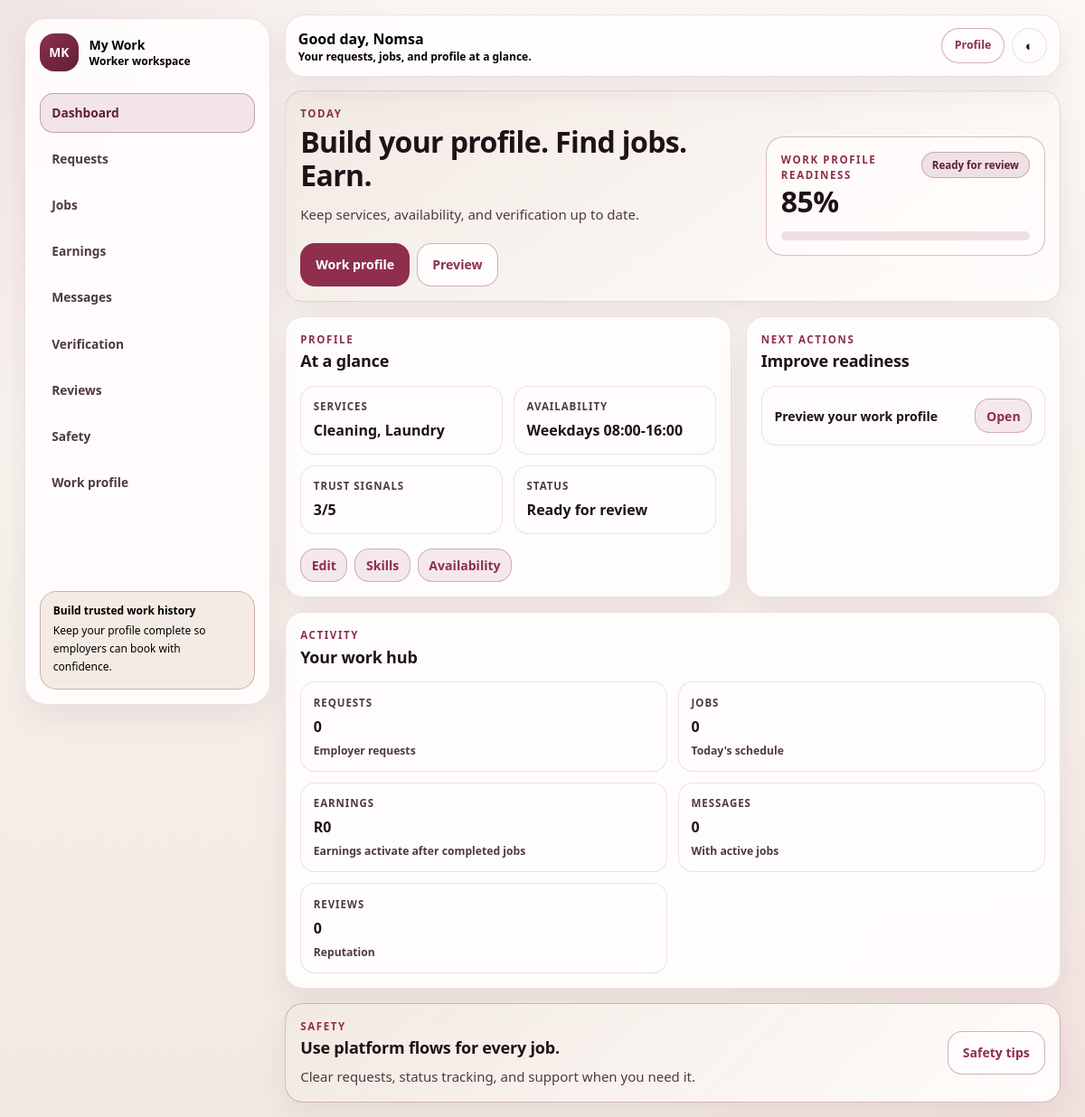
The page /worker/ (signed in) on the database its author committed.
### accounts/models.py (models this page shows, shortened)
class User(AbstractUser):
    class Role(models.TextChoices):
        EMPLOYER = "EMPLOYER", _("Employer")
        HELPER = "HELPER", _("Helper")
        OPERATIONS = "OPERATIONS", _("Operations")
        ADMIN = "ADMIN", _("Admin")
    email = models.EmailField(_("email address"), unique=True)
    role = models.CharField(max_length=20, choices=Role.choices, blank=True)
    phone_number = models.CharField(max_length=20, unique=True, null=True, blank=True)
    is_phone_verified = models.BooleanField(default=False)
    is_onboarding_complete = models.BooleanField(default=False)
    accepted_terms = models.BooleanField(default=False)
    accepted_terms_at = models.DateTimeField(null=True, blank=True)
    groups = models.ManyToManyField(
        Group,
        verbose_name=_("groups"),
        blank=True,
        help_text=_("The groups this user belongs to. A user will get all permissions granted to each of their groups."),
        related_name="mongikazi_user_set",
        related_query_name="mongikazi_user",
    )
    user_permissions = models.ManyToManyField(
        Permission,
        verbose_name=_("user permissions"),
        blank=True,
        help_text=_("Specific permissions for this user."),
        related_name="mongikazi_user_set",
        related_query_name="mongikazi_user",
    )
    class Meta:
        indexes = [
            models.Index(fields=["role"]),
            models.Index(fields=["phone_number"]),
            models.Index(fields=["is_onboarding_complete"]),
        ]
    @property
    def is_helper(self):
        return self.role == self.Role.HELPER

### helpers/models.py (models this page shows, shortened)
class HelperProfile(models.Model):
    class TrustStatus(models.TextChoices):
        NEW = "NEW", "New"
        PROFILE_STARTED = "PROFILE_STARTED", "Profile started"
        READY_FOR_REVIEW = "READY_FOR_REVIEW", "Ready for review"
        VERIFIED = "VERIFIED", "Verified"
        SUSPENDED = "SUSPENDED", "Suspended"
    user = models.OneToOneField(settings.AUTH_USER_MODEL, on_delete=models.CASCADE, related_name="helper_profile")
    display_name = models.CharField(max_length=120, blank=True)
    profile_photo = models.FileField(upload_to="helpers/profile_photos/", blank=True, null=True)
    location = models.CharField(max_length=255, blank=True)
    location_locality = models.ForeignKey(
        "locations.Locality",
        on_delete=models.SET_NULL,
        null=True,
        blank=True,
        related_name="helper_profiles",
    )
    preferred_work_area = models.CharField(max_length=255, blank=True)
    preferred_work_area_locality = models.ForeignKey(
        "locations.Locality",
        on_delete=models.SET_NULL,
        null=True,
        blank=True,
        related_name="helper_work_area_profiles",
    )
    bio = models.TextField(blank=True)
    years_experience = models.PositiveSmallIntegerField(default=0)
    availability_summary = models.CharField(max_length=255, blank=True)
    is_active = models.BooleanField(default=True)
    is_profile_complete = models.BooleanField(default=False)
    is_verified = models.BooleanField(default=False)
    trust_status = models.CharField(max_length=24, choices=TrustStatus.choices, default=TrustStatus.NEW)
    profile_completion_percent = models.PositiveSmallIntegerField(default=0)
    average_rating = models.DecimalField(max_digits=3, decimal_places=2, default=0)
    completed_jobs = models.PositiveIntegerField(default=0)
    created_at = models.DateTimeField(auto_now_add=True)
    updated_at = models.DateTimeField(auto_now=True)
    class Meta:
        indexes = [
            models.Index(fields=["is_active", "is_profile_complete"]),
            models.Index(fields=["trust_status"]),
            models.Index(fields=["location"]),
        ]

### worker_portal/views.py (the view)
# urls.py: path("", views.dashboard, name="dashboard"),
@login_required
@require_http_methods(["GET"])
def dashboard(request):
    guard = _portal_access_guard(request)
    if guard:
        return guard
    context = {**_base_context("dashboard"), **build_worker_dashboard_context(request.user)}
    return render(request, "worker_portal/dashboard.html", context)

### helpers/selectors/helper_selectors.py (called while the page is built)
def get_helper_profile_for_user(user):
    return HelperProfile.objects.filter(user=user).first()

def get_helper_skills(helper_profile):
    return HelperSkill.objects.filter(helper=helper_profile).select_related("category")

def get_helper_availability(helper_profile):
    return HelperAvailability.objects.filter(helper=helper_profile)

def get_helper_trust_signals(helper_profile):
    return HelperTrustSignal.objects.filter(helper=helper_profile)

### worker_portal/selectors/portal_selectors.py (called while the page is built)
def get_worker_portal_profile(user):
    return get_helper_profile_for_user(user)

def get_worker_portal_skills(helper_profile):
    return get_helper_skills(helper_profile)

def get_worker_portal_availability(helper_profile):
    return get_helper_availability(helper_profile)

def get_worker_portal_trust_signals(helper_profile):
    return get_helper_trust_signals(helper_profile)

### worker_portal/services/dashboard_service.py (called while the page is built)
def _skills_summary(skills):
    names = [skill.category.name for skill in skills if getattr(skill, "category", None)]
    return names[:4]

def _availability_summary(helper_profile, availability_rows):
    if helper_profile and helper_profile.availability_summary:
        return helper_profile.availability_summary
    if availability_rows:
        first = availability_rows[0]
        return f"{first.get_day_of_week_display()} {first.start_time.strftime('%H:%M')}-{first.end_time.strftime('%H:%M')}"
    return "Availability not set"

### worker_portal/views.py (called while the page is built)
def _portal_access_guard(request):
    if not request.user.is_authenticated:
        return redirect("accounts:login")
    if not getattr(request.user, "is_helper", False):
        return redirect("onboarding:start")
    if not request.user.is_onboarding_complete:
        return redirect("onboarding:start")
    return None

def _base_context(nav_active):
    return {
        "nav_active": nav_active,
        "work_profile_url": "/helpers/profile/",
    }

### worker_portal/templates/worker_portal/dashboard.html (shortened to what this page needs)
{% extends 'base/base_worker_portal.html' %}
{% block page_title %}Good day, {{ greeting_name }}{% endblock %}
{% block page_lead %}Your requests, jobs, and profile at a glance.{% endblock %}
{% block content %}
<section class="mk-page-grid">
  <article class="mk-card mk-hero mk-portal-hero lg:col-span-12">
    <div class="grid gap-6 lg:grid-cols-[minmax(0,1.35fr)_minmax(300px,0.85fr)] lg:items-center">
      <div>
        <p class="mk-eyebrow">Today</p>
        <h1 class="mk-page-title">Build your profile. Find jobs. Earn.</h1>
        <p class="mk-body-copy mt-3 max-w-lg">Keep services, availability, and verification up to date.</p>
        <div class="mt-5 flex flex-col gap-2 sm:flex-row">
          <a href="{{ work_profile_url|default:'/helpers/profile/' }}" class="mk-btn-primary">Work profile</a>
          <a href="/helpers/profile/preview/" class="mk-btn-secondary">Preview</a>
        </div>
      </div>
      <div class="mk-readiness-card">
        <div class="flex items-start justify-between gap-3">
          <div>
            <p class="mk-eyebrow">Work profile readiness</p>
            <p class="mk-stat-hero">{{ profile_completion_percent }}%</p>
          </div>
          <span class="mk-chip">{{ trust_status_display }}</span>
        </div>
        <div class="mt-4 mk-progress-track"><span class="mk-progress-bar" style="width: {{ profile_completion_percent }}%"></span></div>
      </div>
    </div>
  </article>
  <article class="mk-card lg:col-span-7">
    <header class="mk-card-heading">
      <p class="mk-eyebrow">Profile</p>
      <h2 class="mk-card-heading__title">At a glance</h2>
    </header>
    <div class="mt-4 grid gap-3 sm:grid-cols-2">
      <div class="mk-stat"><span>Services</span><strong>{% if services %}{{ services|join:', ' }}{% else %}Pending{% endif %}</strong></div>
      <div class="mk-stat"><span>Availability</span><strong>{{ availability_summary }}</strong></div>
      <div class="mk-stat"><span>Trust signals</span><strong>{{ ready_signal_count }}/{{ trust_signal_count }}</strong></div>
      <div class="mk-stat"><span>Status</span><strong>{{ trust_status_display }}</strong></div>
    </div>
    <div class="mt-4 flex flex-wrap gap-2">
      <a href="/helpers/profile/edit/" class="mk-mini-link">Edit</a>
      <a href="/helpers/profile/skills/" class="mk-mini-link">Skills</a>
      <a href="/helpers/profile/availability/" class="mk-mini-link">Availability</a>
    </div>
  </article>
  <article class="mk-card lg:col-span-5">
    <header class="mk-card-heading">
      <p class="mk-eyebrow">Next actions</p>
      <h2 class="mk-card-heading__title">Improve readiness</h2>
    </header>
    <ul class="mt-4 grid gap-2">
      {% for item in next_actions %}
        <li class="mk-list-item"><span>{{ item.title }}</span><a href="{{ item.url }}" class="mk-mini-link">Open</a></li>
      {% empty %}
        <li class="mk-empty-line">Profile looks good.</li>
      {% endfor %}
    </ul>
  </article>
  <article class="mk-card lg:col-span-12">
    <header class="mk-card-heading">
      <p class="mk-eyebrow">Activity</p>
      <h2 class="mk-card-heading__title">Your work hub</h2>
    </header>
    <div class="mt-4 grid gap-3 sm:grid-cols-2 xl:grid-cols-5">
      <a href="{% url 'worker_portal:requests' %}" class="mk-stat-link"><span>Requests</span><strong>{{ placeholder_counts.requests }}</strong><small>Employer requests</small></a>
      <a href="{% url 'worker_portal:jobs' %}" class="mk-stat-link"><span>Jobs</span><strong>{{ placeholder_counts.jobs }}</strong><small>Today's schedule</small></a>
      <a href="{% url 'worker_portal:earnings' %}" class="mk-stat-link"><span>Earnings</span><strong>{{ earnings_summary.weekly_total }}</strong><small>{{ earnings_summary.status }}</small></a>
      <a href="{% url 'worker_portal:messages' %}" class="mk-stat-link"><span>Messages</span><strong>{{ placeholder_counts.messages }}</strong><small>With active jobs</small></a>
      <a href="{% url 'worker_portal:reviews' %}" class="mk-stat-link"><span>Reviews</span><strong>{{ placeholder_counts.reviews }}</strong><small>Reputation</small></a>
    </div>
  </article>
  <article class="mk-card mk-safety-strip lg:col-span-12">
    <div>
      <p class="mk-eyebrow">Safety</p>
      <h2 class="mk-card-heading__title">Use platform flows for every job.</h2>
      <p class="mk-body-copy mt-2 max-w-xl">Clear requests, status tracking, and support when you need it.</p>
    </div>
    <a href="{% url 'worker_portal:safety' %}" class="mk-btn-secondary">Safety tips</a>
  </article>
</section>
{% endblock %}

### website/static/website/css/mk-tokens.css (style rules this page uses)
:root { --mk-maroon-soft: #F1ADC3; --mk-maroon-primary: #8F2F4D; --mk-maroon-deep: #5F1F34; --beige-50: #FBF8F4; --beige-100: #F2E9E2; --mk-surface: #FFFDFC; --mk-surface-soft: #FFFFFF; --mk-text: #1F1218; --mk-muted: #4F3A42; --mk-subtext: #5C4650; --mk-border: rgba(95, 31, 52, 0.12); --mk-layout-max: 88rem; --mk-layout-gutter: 1rem; --mk-shell-max: 105rem; --mk-primary: var(--mk-maroon-primary); --mk-primary-dark: var(--mk-maroon-deep); --mk-secondary: var(--beige-100); --mk-accent: var(--mk-maroon-soft); --mk-bg: var(--beige-50); --mk-success: #2D6A4F; --mk-warning: #B45309; --mk-danger: #B91C1C; --mk-ink: var(--mk-maroon-deep); --mk-nav-bg: rgba(251, 248, 244, 0.92); --mk-shadow-soft: 0 14px 34px rgba(95, 31, 52, 0.08); --mk-shadow-lift: 0 22px 56px rgba(95, 31, 52, 0.12); }

### website/static/website/css/mk-polish.css (style rules this page uses)
.mk-card-heading__title { margin-top: 0.25rem; font-size: 1.125rem; font-weight: 800; letter-spacing: -0.01em; line-height: 1.25; color: var(--mk-text); }
.mk-stat-hero { margin-top: 0.2rem; font-size: clamp(1.75rem, 4vw, 2rem); font-weight: 800; letter-spacing: -0.02em; line-height: 1.1; color: var(--mk-text); }
.mk-portal-hero .mk-page-title { margin-top: 0.35rem; }
.mk-readiness-card .mk-chip { flex-shrink: 0; max-width: 9rem; text-align: center; }

### worker_portal/static/worker_portal/css/worker_portal.css (style rules this page uses)
.mk-readiness-card { border-radius: 1.2rem; border: 1px solid color-mix(in srgb, var(--mk-primary) 20%, var(--mk-border)); background: color-mix(in srgb, var(--mk-surface) 78%, transparent); padding: 1rem; }

### rows shown on the page
User: first_name "Nomsa"
HelperProfile: availability_summary "Weekdays 08:00-16:00"

### other values the page prints
{{ profile_completion_percent }} "85"
{{ trust_status_display }} "Ready for review"
{{ services|join:', ' }} "Cleaning, Laundry"
{{ ready_signal_count }} "3"
{{ trust_signal_count }} "5"
{{ item.title }} "Preview your work profile"
{{ placeholder_counts.requests }} "0"
{{ placeholder_counts.jobs }} "0"
{{ earnings_summary.weekly_total }} "R0"
{{ earnings_summary.status }} "Earnings activate after completed jobs"
{{ placeholder_counts.messages }} "0"
{{ placeholder_counts.reviews }} "0"
